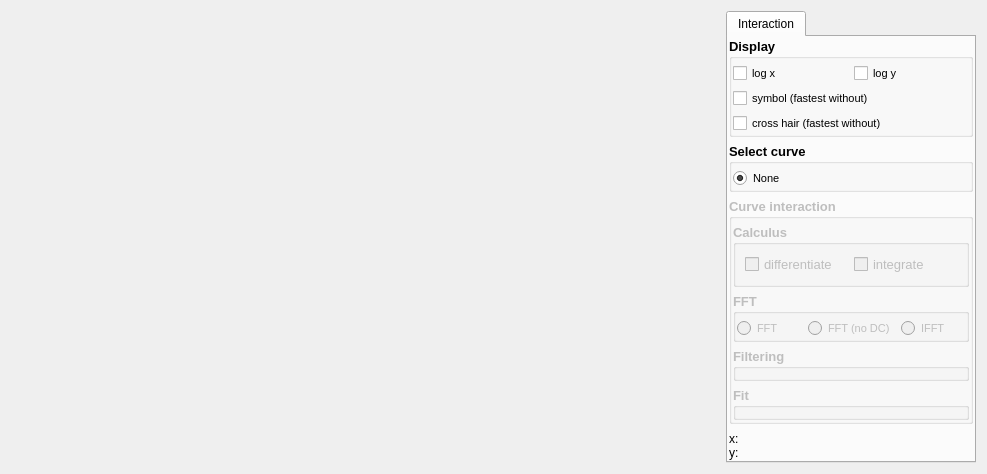
<?xml version="1.0" encoding="UTF-8"?>
<ui version="4.0">
 <class>Dialog</class>
 <widget class="QDialog" name="Dialog">
  <property name="enabled">
   <bool>true</bool>
  </property>
  <property name="geometry">
   <rect>
    <x>0</x>
    <y>0</y>
    <width>987</width>
    <height>407</height>
   </rect>
  </property>
  <property name="windowTitle">
   <string>Dialog</string>
  </property>
  <property name="sizeGripEnabled">
   <bool>false</bool>
  </property>
  <layout class="QHBoxLayout" name="horizontalLayout_2">
   <item>
    <layout class="QHBoxLayout" name="horizontalLayout">
     <item>
      <widget class="PlotWidget" name="widget" native="true"/>
     </item>
     <item>
      <widget class="QTabWidget" name="tabWidget">
       <property name="enabled">
        <bool>true</bool>
       </property>
       <property name="minimumSize">
        <size>
         <width>0</width>
         <height>0</height>
        </size>
       </property>
       <property name="maximumSize">
        <size>
         <width>250</width>
         <height>16777215</height>
        </size>
       </property>
       <property name="currentIndex">
        <number>0</number>
       </property>
       <widget class="QWidget" name="tabInteraction">
        <property name="minimumSize">
         <size>
          <width>0</width>
          <height>0</height>
         </size>
        </property>
        <attribute name="title">
         <string>Interaction</string>
        </attribute>
        <layout class="QVBoxLayout" name="verticalLayout">
         <property name="leftMargin">
          <number>1</number>
         </property>
         <property name="topMargin">
          <number>1</number>
         </property>
         <property name="rightMargin">
          <number>1</number>
         </property>
         <property name="bottomMargin">
          <number>1</number>
         </property>
         <item>
          <layout class="QVBoxLayout" name="verticalLayoutInteraction">
           <property name="sizeConstraint">
            <enum>QLayout::SetDefaultConstraint</enum>
           </property>
           <item>
            <widget class="QGroupBox" name="groupBoxDisplay">
             <property name="font">
              <font>
               <pointsize>10</pointsize>
               <weight>75</weight>
               <bold>true</bold>
              </font>
             </property>
             <property name="title">
              <string>Display</string>
             </property>
             <layout class="QVBoxLayout" name="verticalLayout_4">
              <property name="leftMargin">
               <number>1</number>
              </property>
              <property name="topMargin">
               <number>5</number>
              </property>
              <property name="rightMargin">
               <number>1</number>
              </property>
              <property name="bottomMargin">
               <number>1</number>
              </property>
              <item>
               <layout class="QHBoxLayout" name="horizontalLayoutLog">
                <item>
                 <widget class="QCheckBox" name="checkBoxLogX">
                  <property name="font">
                   <font>
                    <pointsize>8</pointsize>
                    <weight>50</weight>
                    <bold>false</bold>
                   </font>
                  </property>
                  <property name="text">
                   <string>log x</string>
                  </property>
                 </widget>
                </item>
                <item>
                 <widget class="QCheckBox" name="checkBoxLogY">
                  <property name="font">
                   <font>
                    <pointsize>8</pointsize>
                    <weight>50</weight>
                    <bold>false</bold>
                   </font>
                  </property>
                  <property name="text">
                   <string>log y</string>
                  </property>
                 </widget>
                </item>
               </layout>
              </item>
              <item>
               <widget class="QCheckBox" name="checkBoxSymbol">
                <property name="font">
                 <font>
                  <pointsize>8</pointsize>
                  <weight>50</weight>
                  <bold>false</bold>
                 </font>
                </property>
                <property name="text">
                 <string>symbol (fastest without)</string>
                </property>
               </widget>
              </item>
              <item>
               <widget class="QCheckBox" name="checkBoxCrossHair">
                <property name="font">
                 <font>
                  <pointsize>8</pointsize>
                  <weight>50</weight>
                  <bold>false</bold>
                 </font>
                </property>
                <property name="text">
                 <string>cross hair (fastest without)</string>
                </property>
                <property name="checked">
                 <bool>false</bool>
                </property>
               </widget>
              </item>
             </layout>
            </widget>
           </item>
           <item>
            <widget class="QGroupBox" name="groupBoxPlotDataItem">
             <property name="font">
              <font>
               <pointsize>10</pointsize>
               <weight>75</weight>
               <bold>true</bold>
              </font>
             </property>
             <property name="title">
              <string>Select curve</string>
             </property>
             <layout class="QVBoxLayout" name="verticalLayout_3">
              <property name="leftMargin">
               <number>1</number>
              </property>
              <property name="topMargin">
               <number>5</number>
              </property>
              <property name="rightMargin">
               <number>1</number>
              </property>
              <property name="bottomMargin">
               <number>1</number>
              </property>
              <item>
               <layout class="QVBoxLayout" name="verticalLayoutPlotDataItem">
                <item>
                 <widget class="QRadioButton" name="radioButtonFitNone">
                  <property name="enabled">
                   <bool>true</bool>
                  </property>
                  <property name="font">
                   <font>
                    <pointsize>8</pointsize>
                    <weight>50</weight>
                    <bold>false</bold>
                   </font>
                  </property>
                  <property name="text">
                   <string>None</string>
                  </property>
                  <property name="checked">
                   <bool>true</bool>
                  </property>
                 </widget>
                </item>
               </layout>
              </item>
             </layout>
            </widget>
           </item>
           <item>
            <widget class="QGroupBox" name="groupBoxCurveInteraction">
             <property name="enabled">
              <bool>false</bool>
             </property>
             <property name="font">
              <font>
               <pointsize>10</pointsize>
               <weight>75</weight>
               <bold>true</bold>
              </font>
             </property>
             <property name="title">
              <string>Curve interaction</string>
             </property>
             <layout class="QVBoxLayout" name="verticalLayout_2">
              <property name="leftMargin">
               <number>1</number>
              </property>
              <property name="topMargin">
               <number>5</number>
              </property>
              <property name="rightMargin">
               <number>1</number>
              </property>
              <property name="bottomMargin">
               <number>1</number>
              </property>
              <item>
               <widget class="QGroupBox" name="groupBoxCalculus">
                <property name="title">
                 <string>Calculus</string>
                </property>
                <layout class="QHBoxLayout" name="horizontalLayout_3">
                 <item>
                  <widget class="QCheckBox" name="checkBoxDifferentiate">
                   <property name="font">
                    <font>
                     <weight>50</weight>
                     <bold>false</bold>
                    </font>
                   </property>
                   <property name="text">
                    <string>differentiate</string>
                   </property>
                  </widget>
                 </item>
                 <item>
                  <widget class="QCheckBox" name="checkBoxIntegrate">
                   <property name="font">
                    <font>
                     <weight>50</weight>
                     <bold>false</bold>
                    </font>
                   </property>
                   <property name="text">
                    <string>integrate</string>
                   </property>
                  </widget>
                 </item>
                </layout>
               </widget>
              </item>
              <item>
               <widget class="QGroupBox" name="groupBoxFFT">
                <property name="enabled">
                 <bool>false</bool>
                </property>
                <property name="font">
                 <font>
                  <pointsize>10</pointsize>
                  <weight>75</weight>
                  <bold>true</bold>
                 </font>
                </property>
                <property name="title">
                 <string>FFT</string>
                </property>
                <layout class="QHBoxLayout" name="horizontalLayout_4">
                 <property name="leftMargin">
                  <number>1</number>
                 </property>
                 <property name="topMargin">
                  <number>5</number>
                 </property>
                 <property name="rightMargin">
                  <number>1</number>
                 </property>
                 <property name="bottomMargin">
                  <number>1</number>
                 </property>
                 <item>
                  <widget class="QRadioButton" name="radioButtonFFT">
                   <property name="font">
                    <font>
                     <pointsize>8</pointsize>
                     <weight>50</weight>
                     <bold>false</bold>
                    </font>
                   </property>
                   <property name="text">
                    <string>FFT</string>
                   </property>
                   <attribute name="buttonGroup">
                    <string notr="true">buttonGroup</string>
                   </attribute>
                  </widget>
                 </item>
                 <item>
                  <widget class="QRadioButton" name="radioButtonFFTnoDC">
                   <property name="font">
                    <font>
                     <pointsize>8</pointsize>
                     <weight>50</weight>
                     <bold>false</bold>
                    </font>
                   </property>
                   <property name="text">
                    <string>FFT (no DC)</string>
                   </property>
                   <attribute name="buttonGroup">
                    <string notr="true">buttonGroup</string>
                   </attribute>
                  </widget>
                 </item>
                 <item>
                  <widget class="QRadioButton" name="radioButtonIFFT">
                   <property name="font">
                    <font>
                     <pointsize>8</pointsize>
                     <weight>50</weight>
                     <bold>false</bold>
                    </font>
                   </property>
                   <property name="text">
                    <string>IFFT</string>
                   </property>
                   <attribute name="buttonGroup">
                    <string notr="true">buttonGroup</string>
                   </attribute>
                  </widget>
                 </item>
                </layout>
               </widget>
              </item>
              <item>
               <widget class="QGroupBox" name="groupBoxFilering">
                <property name="font">
                 <font>
                  <weight>75</weight>
                  <bold>true</bold>
                 </font>
                </property>
                <property name="title">
                 <string>Filtering</string>
                </property>
                <layout class="QVBoxLayout" name="verticalLayout_6">
                 <property name="leftMargin">
                  <number>1</number>
                 </property>
                 <property name="topMargin">
                  <number>1</number>
                 </property>
                 <property name="rightMargin">
                  <number>1</number>
                 </property>
                 <property name="bottomMargin">
                  <number>1</number>
                 </property>
                 <item>
                  <layout class="QVBoxLayout" name="verticalLayoutFilteringModel"/>
                 </item>
                </layout>
               </widget>
              </item>
              <item>
               <widget class="QGroupBox" name="groupBoxFit">
                <property name="font">
                 <font>
                  <pointsize>10</pointsize>
                  <weight>75</weight>
                  <bold>true</bold>
                 </font>
                </property>
                <property name="title">
                 <string>Fit</string>
                </property>
                <layout class="QVBoxLayout" name="verticalLayout_5">
                 <property name="leftMargin">
                  <number>1</number>
                 </property>
                 <property name="topMargin">
                  <number>5</number>
                 </property>
                 <property name="rightMargin">
                  <number>1</number>
                 </property>
                 <property name="bottomMargin">
                  <number>1</number>
                 </property>
                 <item>
                  <layout class="QVBoxLayout" name="verticalLayoutFitModel"/>
                 </item>
                </layout>
               </widget>
              </item>
             </layout>
            </widget>
           </item>
           <item>
            <spacer name="verticalSpacer">
             <property name="orientation">
              <enum>Qt::Vertical</enum>
             </property>
             <property name="sizeHint" stdset="0">
              <size>
               <width>20</width>
               <height>40</height>
              </size>
             </property>
            </spacer>
           </item>
           <item>
            <widget class="QLabel" name="labelCoordinate">
             <property name="minimumSize">
              <size>
               <width>125</width>
               <height>0</height>
              </size>
             </property>
             <property name="text">
              <string>&lt;html&gt;&lt;head/&gt;&lt;body&gt;&lt;p&gt;x:&lt;br/&gt;y:&lt;/p&gt;&lt;/body&gt;&lt;/html&gt;</string>
             </property>
            </widget>
           </item>
          </layout>
         </item>
        </layout>
       </widget>
      </widget>
     </item>
    </layout>
   </item>
  </layout>
 </widget>
 <customwidgets>
  <customwidget>
   <class>PlotWidget</class>
   <extends>QWidget</extends>
   <header>plot_widget</header>
   <container>1</container>
  </customwidget>
 </customwidgets>
 <resources/>
 <connections/>
 <buttongroups>
  <buttongroup name="buttonGroup"/>
 </buttongroups>
</ui>
